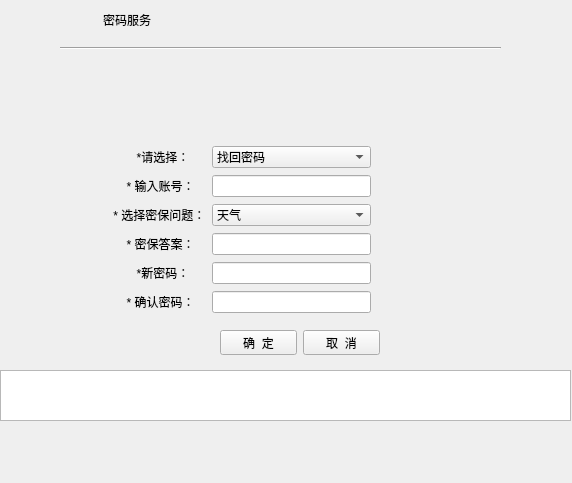
<?xml version="1.0" encoding="UTF-8"?>
<ui version="4.0">
 <class>Form</class>
 <widget class="QWidget" name="Form">
  <property name="geometry">
   <rect>
    <x>0</x>
    <y>0</y>
    <width>572</width>
    <height>483</height>
   </rect>
  </property>
  <property name="windowTitle">
   <string>Form</string>
  </property>
  <widget class="Line" name="line">
   <property name="geometry">
    <rect>
     <x>60</x>
     <y>40</y>
     <width>441</width>
     <height>16</height>
    </rect>
   </property>
   <property name="orientation">
    <enum>Qt::Horizontal</enum>
   </property>
  </widget>
  <widget class="QLabel" name="label_3">
   <property name="geometry">
    <rect>
     <x>0</x>
     <y>10</y>
     <width>571</width>
     <height>20</height>
    </rect>
   </property>
   <property name="text">
    <string>                               密码服务</string>
   </property>
  </widget>
  <widget class="QWidget" name="gridLayoutWidget">
   <property name="geometry">
    <rect>
     <x>110</x>
     <y>145</y>
     <width>261</width>
     <height>170</height>
    </rect>
   </property>
   <layout class="QGridLayout" name="gridLayout">
    <item row="1" column="1">
     <widget class="QLineEdit" name="Name_lineEdit"/>
    </item>
    <item row="3" column="0">
     <widget class="QLabel" name="label_2">
      <property name="text">
       <string> * 选择密保问题：</string>
      </property>
     </widget>
    </item>
    <item row="3" column="1">
     <widget class="QComboBox" name="comboBox">
      <item>
       <property name="text">
        <string>天气</string>
       </property>
      </item>
      <item>
       <property name="text">
        <string>我的生日</string>
       </property>
      </item>
      <item>
       <property name="text">
        <string>我的电话</string>
       </property>
      </item>
      <item>
       <property name="text">
        <string>我父亲的电话</string>
       </property>
      </item>
      <item>
       <property name="text">
        <string>我母亲的电话</string>
       </property>
      </item>
     </widget>
    </item>
    <item row="4" column="1">
     <widget class="QLineEdit" name="MbAnswerlineEdit"/>
    </item>
    <item row="4" column="0">
     <widget class="QLabel" name="label_4">
      <property name="text">
       <string>     * 密保答案：</string>
      </property>
     </widget>
    </item>
    <item row="1" column="0">
     <widget class="QLabel" name="label">
      <property name="text">
       <string>     * 输入账号：</string>
      </property>
     </widget>
    </item>
    <item row="5" column="1">
     <widget class="QLineEdit" name="lineEdit_2"/>
    </item>
    <item row="6" column="0">
     <widget class="QLabel" name="label_6">
      <property name="text">
       <string>     * 确认密码：</string>
      </property>
     </widget>
    </item>
    <item row="6" column="1">
     <widget class="QLineEdit" name="lineEdit"/>
    </item>
    <item row="5" column="0">
     <widget class="QLabel" name="label_5">
      <property name="text">
       <string>        *新密码：</string>
      </property>
     </widget>
    </item>
    <item row="0" column="0">
     <widget class="QLabel" name="label_7">
      <property name="text">
       <string>        *请选择：</string>
      </property>
     </widget>
    </item>
    <item row="0" column="1">
     <widget class="QComboBox" name="comboBox_2">
      <item>
       <property name="text">
        <string>找回密码</string>
       </property>
      </item>
      <item>
       <property name="text">
        <string>设置新密码</string>
       </property>
      </item>
     </widget>
    </item>
   </layout>
  </widget>
  <widget class="QTextEdit" name="textEdit">
   <property name="geometry">
    <rect>
     <x>-250</x>
     <y>0</y>
     <width>104</width>
     <height>71</height>
    </rect>
   </property>
  </widget>
  <widget class="QWidget" name="horizontalLayoutWidget">
   <property name="geometry">
    <rect>
     <x>220</x>
     <y>330</y>
     <width>160</width>
     <height>25</height>
    </rect>
   </property>
   <layout class="QHBoxLayout" name="horizontalLayout">
    <item>
     <widget class="QPushButton" name="pushButton">
      <property name="text">
       <string>确  定</string>
      </property>
     </widget>
    </item>
    <item>
     <widget class="QPushButton" name="pushButton_2">
      <property name="text">
       <string>取  消</string>
      </property>
     </widget>
    </item>
   </layout>
  </widget>
  <widget class="QTextEdit" name="textEdit_2">
   <property name="geometry">
    <rect>
     <x>-240</x>
     <y>40</y>
     <width>104</width>
     <height>71</height>
    </rect>
   </property>
  </widget>
  <widget class="QTextBrowser" name="textBrowser">
   <property name="geometry">
    <rect>
     <x>0</x>
     <y>370</y>
     <width>571</width>
     <height>51</height>
    </rect>
   </property>
  </widget>
 </widget>
 <resources/>
 <connections/>
</ui>
